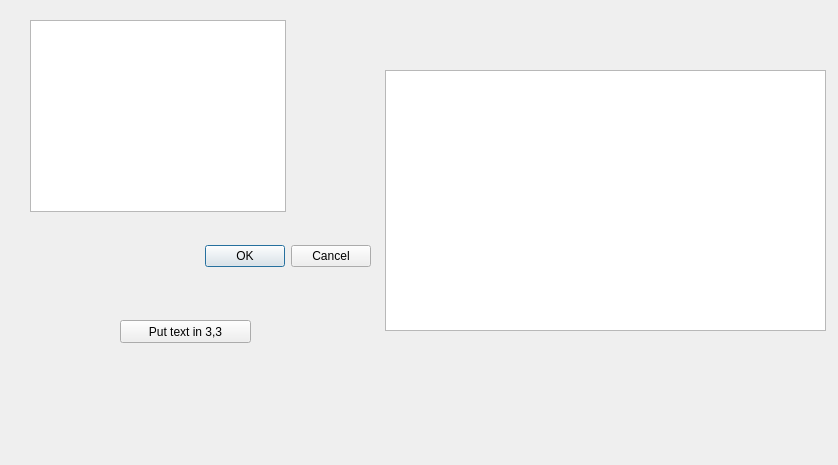
<?xml version="1.0" encoding="UTF-8"?>
<ui version="4.0">
 <class>popUpDialog</class>
 <widget class="QDialog" name="popUpDialog">
  <property name="geometry">
   <rect>
    <x>0</x>
    <y>0</y>
    <width>838</width>
    <height>465</height>
   </rect>
  </property>
  <property name="windowTitle">
   <string>Dialog</string>
  </property>
  <widget class="QDialogButtonBox" name="buttonBox">
   <property name="geometry">
    <rect>
     <x>30</x>
     <y>240</y>
     <width>341</width>
     <height>32</height>
    </rect>
   </property>
   <property name="orientation">
    <enum>Qt::Horizontal</enum>
   </property>
   <property name="standardButtons">
    <set>QDialogButtonBox::Cancel|QDialogButtonBox::Ok</set>
   </property>
  </widget>
  <widget class="QTextBrowser" name="textBrowser">
   <property name="geometry">
    <rect>
     <x>30</x>
     <y>20</y>
     <width>256</width>
     <height>192</height>
    </rect>
   </property>
  </widget>
  <widget class="QTableWidget" name="tableWidget">
   <property name="geometry">
    <rect>
     <x>385</x>
     <y>70</y>
     <width>441</width>
     <height>261</height>
    </rect>
   </property>
  </widget>
  <widget class="QPushButton" name="pushButton">
   <property name="geometry">
    <rect>
     <x>120</x>
     <y>320</y>
     <width>131</width>
     <height>23</height>
    </rect>
   </property>
   <property name="text">
    <string>Put text in 3,3</string>
   </property>
  </widget>
 </widget>
 <resources/>
 <connections>
  <connection>
   <sender>buttonBox</sender>
   <signal>accepted()</signal>
   <receiver>popUpDialog</receiver>
   <slot>accept()</slot>
   <hints>
    <hint type="sourcelabel">
     <x>248</x>
     <y>254</y>
    </hint>
    <hint type="destinationlabel">
     <x>157</x>
     <y>274</y>
    </hint>
   </hints>
  </connection>
  <connection>
   <sender>buttonBox</sender>
   <signal>rejected()</signal>
   <receiver>popUpDialog</receiver>
   <slot>reject()</slot>
   <hints>
    <hint type="sourcelabel">
     <x>316</x>
     <y>260</y>
    </hint>
    <hint type="destinationlabel">
     <x>286</x>
     <y>274</y>
    </hint>
   </hints>
  </connection>
 </connections>
</ui>
